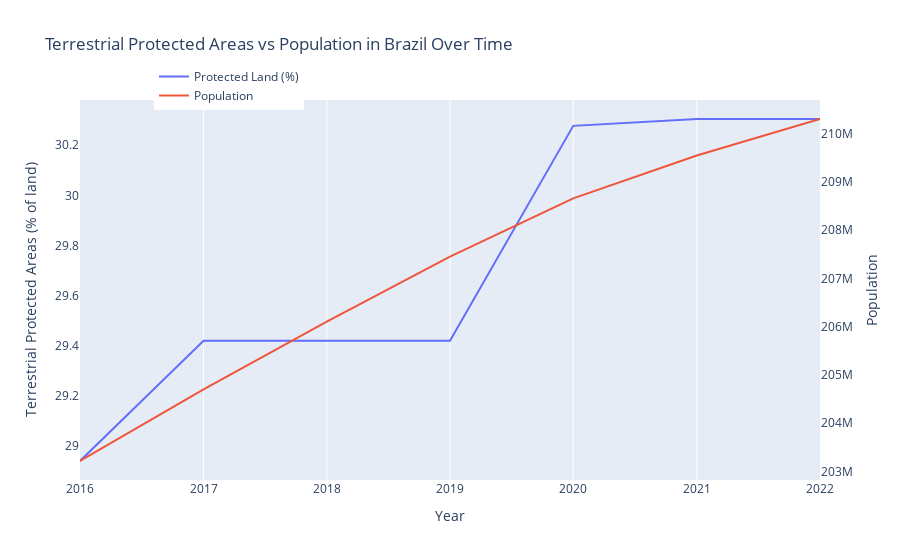

Write notebook code for a chart like this one.
### Code cell
# Define indicators for Terrestrial Protected Areas and Population
indicators = {
    "ER.LND.PTLD.ZS": "Terrestrial Protected Areas (% of land)",
    "SP.POP.TOTL": "Population"
}

# Define country
country = "BRA"  # Brazil's country code

# Fetch data from World Bank API
data = wbdata.get_dataframe(indicators, country=country)

# Convert index (years) to datetime format
data.index = pd.to_datetime(data.index.astype(str) + "-01-01")

# Drop missing values
data.dropna(inplace=True)

# Create figure
fig = go.Figure()

# Add Terrestrial Protected Areas trace (left y-axis)
fig.add_trace(go.Scatter(x=data.index, y=data["Terrestrial Protected Areas (% of land)"], 
                         mode="lines", name="Protected Land (%)", 
                         yaxis="y1"))

# Add Population trace (right y-axis)
fig.add_trace(go.Scatter(x=data.index, y=data["Population"], 
                         mode="lines", name="Population", 
                         yaxis="y2"))

# Update layout for dual axes
fig.update_layout(
    title="Terrestrial Protected Areas vs Population in Brazil Over Time",
    xaxis=dict(title="Year"),
    yaxis=dict(title="Terrestrial Protected Areas (% of land)", side="left", showgrid=False),
    yaxis2=dict(title="Population", side="right", overlaying="y", showgrid=False),
    legend=dict(x=0.1, y=1.1)
)

# Show plot
fig.show()

### Figure 1 — Plotly figure (JSON) as saved in the notebook; plotly's stock layout.template omitted (floating-point values rounded to 4 significant figures)
{"data": [{"mode": "lines", "name": "Protected Land (%)", "type": "scatter", "x": ["2022-01-01T00:00:00.000000000", "2021-01-01T00:00:00.000000000", "2020-01-01T00:00:00.000000000", "2019-01-01T00:00:00.000000000", "2018-01-01T00:00:00.000000000", "2017-01-01T00:00:00.000000000", "2016-01-01T00:00:00.000000000"], "y": [30.3, 30.3, 30.28, 29.42, 29.42, 29.42, 28.94], "yaxis": "y"}, {"mode": "lines", "name": "Population", "type": "scatter", "x": ["2022-01-01T00:00:00.000000000", "2021-01-01T00:00:00.000000000", "2020-01-01T00:00:00.000000000", "2019-01-01T00:00:00.000000000", "2018-01-01T00:00:00.000000000", "2017-01-01T00:00:00.000000000", "2016-01-01T00:00:00.000000000"], "y": [210300000.0, 209600000.0, 208700000.0, 207500000.0, 206100000.0, 204700000.0, 203200000.0], "yaxis": "y2"}], "layout": {"legend": {"x": 0.1, "y": 1.1}, "title": {"text": "Terrestrial Protected Areas vs Population in Brazil Over Time"}, "xaxis": {"title": {"text": "Year"}}, "yaxis": {"showgrid": false, "side": "left", "title": {"text": "Terrestrial Protected Areas (% of land)"}}, "yaxis2": {"overlaying": "y", "showgrid": false, "side": "right", "title": {"text": "Population"}}}}
